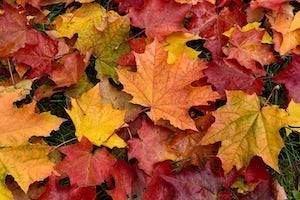
#> input picture Code4_nn291_ar1516/fall-leaves.jpeg, 300 x 200 px
$ python advanced_agent.py
#> lines starting #> are read from the running program, lines starting #| are printed output that depends on the picture; long printed decimals are rounded
from PIL import Image
import pprint
import random
import math
import sys
import numpy as np

#width and height
w = 300
h = 200

#returns the nine-component vector for a given x,y
def get_nine(image,x,y):
	values = [0.0,0.0,0.0,0.0,0.0,0.0,0.0,0.0,0.0]

	if (x-1) >= 0 and (x+1) < w and (y-1) >= 0 and (y+1) < h:
		values[0] = image.getpixel((x-1,y-1))[0] / 255.0
		values[1] = image.getpixel((x,y-1))[0] / 255.0
		values[2] = image.getpixel((x+1,y-1))[0] / 255.0
		values[3] = image.getpixel((x-1,y))[0] / 255.0
		values[4] = image.getpixel((x,y))[0] / 255.0
		values[5] = image.getpixel((x+1,y))[0] / 255.0
		values[6] = image.getpixel((x-1,y+1))[0] / 255.0
		values[7] = image.getpixel((x,y+1))[0] / 255.0
		values[8] = image.getpixel((x+1,y+1))[0] / 255.0

	return values

#sigmoid function
def sigmoid(z):
	ret = (1.0/(1.0 + np.exp(-z)))
	return ret

#calculate predicted y value
def pred_y(wVect, xVect):
	ret = (sigmoid(np.dot(wVect,xVect)))
	return ret

#calculate new w vector
def calculations(xVect, y, wVect, a):
	F = pred_y(wVect,xVect)
	loss = (2 * (F - y) * F * (1 - (F / 255.0))) * xVect
	wReturn = wVect - (a*loss)
	return wReturn

#start the training algorithm
def logistic(image, bw_dict, n):
	a = 0.5

	#initialize weights based on whether we are using the r, g, or b model
	if n == 0:
		wVect = np.array([0.2 for x in range(10)])
	elif n == 1:
		wVect = np.array([0.4 for x in range(10)])
	elif n == 2:
		wVect = np.array([0.3 for x in range(10)])

	#run training algorithm
	t = 0
	while t < 10000:
		xCord = random.randint(1,145)
		yCord = random.randint(1,195)

		xVect = np.array(bw_dict[(xCord,yCord)])
		xVect = np.insert(xVect,0,1)

		y = image.getpixel((xCord,yCord))[n]/255.0

		wVect = calculations(xVect, y, wVect, a)

		t = t + 1

	return wVect

#predict value based on the corresponding w vector
def predictions(wVect, x, y):
	xVect = np.array(bw_dict[(x,y)])
	xVect = np.insert(xVect,0,1)

	z = np.dot(wVect,xVect)
	ret = sigmoid(z)
	return ret

#formula for finding the distance between two colors
def find_distance(p1, p2):
	r1 = p1[0]
	g1 = p1[1]
	b1 = p1[2]

	r2 = p2[0]
	g2 = p2[1]
	b2 = p2[2]

	dist = math.sqrt(2*((r1-r2)**2) + 4*((g1-g2)**2) + 3*((b1-b2)**2))

	return dist

#numerical calculation for image
def calculate_numerical(img1, img2):
	sum = 0
	for x in range(int(w/2),w):
		for y in range(h):
			p1=img1.getpixel((x,y))
			p2=img2.getpixel((x,y))
			sum = sum + find_distance(p1,p2)

	return (sum/(w/2 * h))

#the images
str = 'fall-leaves.jpeg'
img = Image.open(str);
#> img is the input picture: PIL image 300x200 RGB; mean R, G, B 158.9, 82.3, 41
img_gray = Image.open(str)
img_test = Image.open(str)

#dictionary of vectors for each (x,y)
bw_dict = {}

#setting the black and white image
for x in range(w):
	for y in range(h):
		pixel=img.getpixel((x,y))
		r = int(0.21 * pixel[0])
		g = int(0.72 * pixel[1])
		b = int(0.07 * pixel[2])

		gray = r + g + b

		img_gray.putpixel((x,y),(gray,gray,gray))
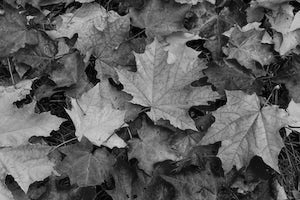
#> img_gray: PIL image 300x200 RGB; min 0, max 218, mean 94.1

#fill the dictionary with the surrounding nine colors for each (x,y)
for x in range(w):
	for y in range(h):
		bw_dict[(x,y)] = get_nine(img_gray,x,y)

#train to find the w vector for r, g and b
wR = logistic(img, bw_dict, 0)
wG = logistic(img, bw_dict, 1)
wB = logistic(img, bw_dict, 2)

#using the w vector, predict the r, g, and b values
for x in range(int(w/2),w):
	for y in range(h):
		r = int(255*predictions(wR,x,y))
		g = int(255*predictions(wG,x,y))
		b = int(255*predictions(wB,x,y))

		img_test.putpixel((x,y),(r,g,b))
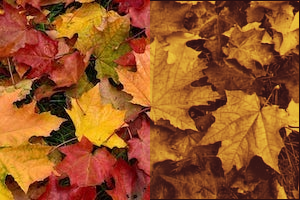
#> img_test: PIL image 300x200 RGB; mean R, G, B 150, 83.9, 36.8

#display recolored image
img_test.show()

#numerical calculation of image
print(calculate_numerical(img,img_test))
#| 60.965
